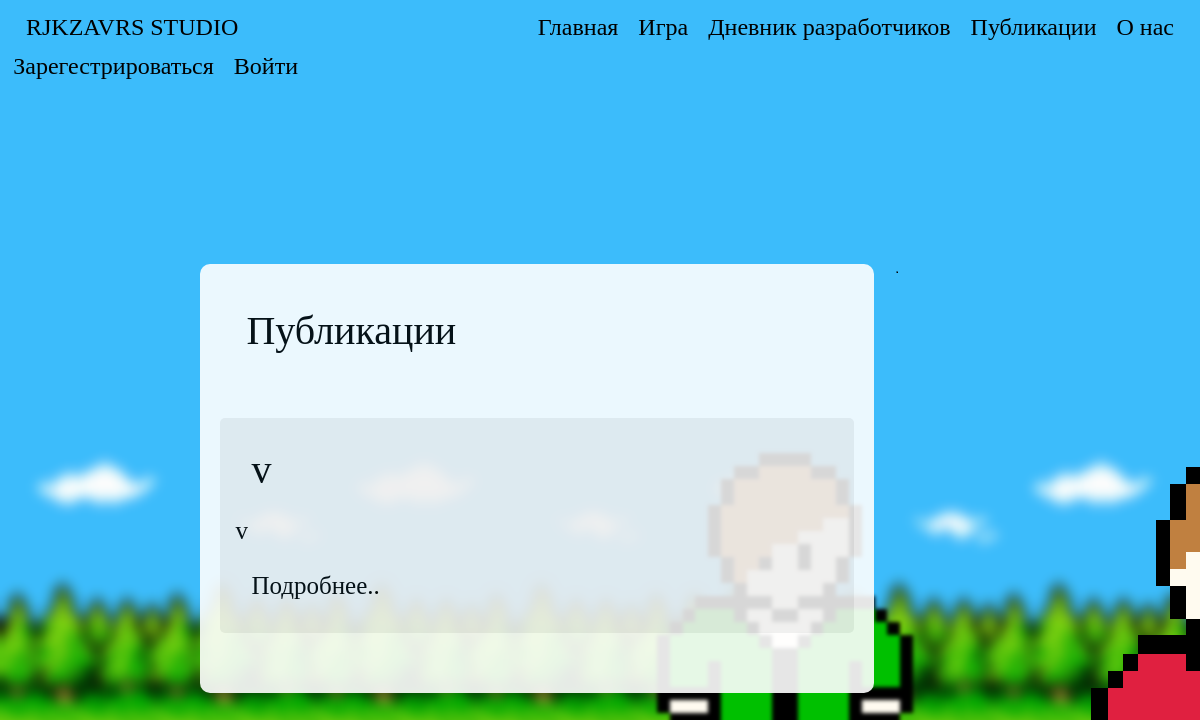
The app's page /Publications/, older data.
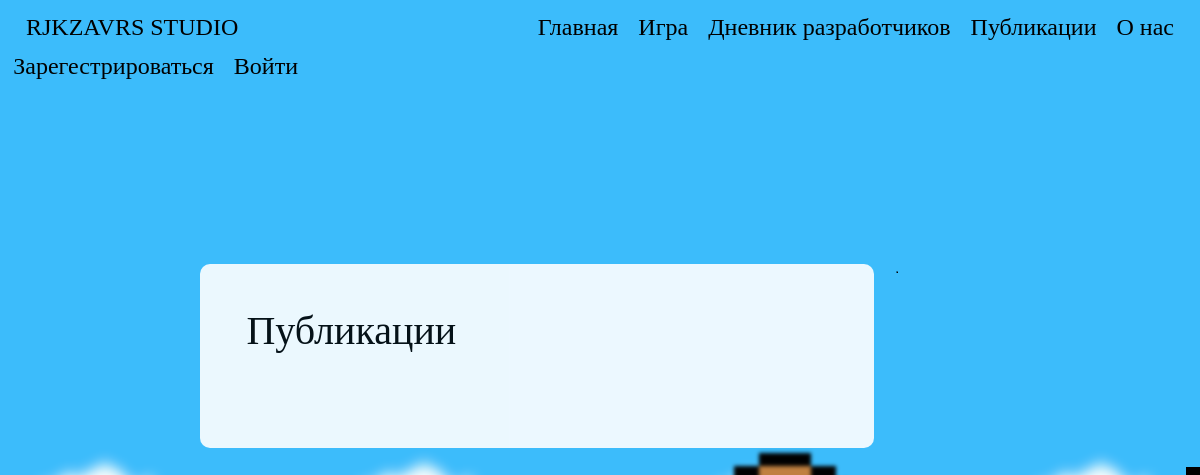
The same page, newer data.
### data/publications.py (models this page shows, shortened)
class Publications(SqlAlchemyBase, SerializerMixin):
    __tablename__ = 'publications'
    id = sqlalchemy.Column(sqlalchemy.Integer, primary_key=True, autoincrement=True)
    header = sqlalchemy.Column(sqlalchemy.String, nullable=True)
    body = sqlalchemy.Column(sqlalchemy.String, nullable=True)
    created_date = sqlalchemy.Column(sqlalchemy.DateTime)
    comments = orm.relation('Comments')
    author_id = sqlalchemy.Column(sqlalchemy.Integer, sqlalchemy.ForeignKey("user.id"))
    author = orm.relation('User')

### run.py (the view)
@app.route("/Publications/")
def publication_list():
    status = 0
    if current_user.is_authenticated:
        status = current_user.status + 1
    session = db_session.create_session()
    publication = session.query(Publications).all()
    session.close()
    return render_template("/Publications.html", publications=publication, status=status, user=current_user,
                           style=url_for('static', filename='css/style.css'),
                           bgimg=get_image_profile(current_user))

### data/db_session.py (called while the page is built)
def create_session() -> Session:
    global __factory
    return __factory()

### run.py (called while the page is built)
def get_image_profile(user):
    bg_img = 1
    if user.is_authenticated:
        bg_img = user.background_image_id + 1
    return url_for('static', filename=f'img/background_img_{bg_img}.png')

### templates/Publications.html (shortened to what this page needs)
{% extends "base.html" %}
{% block content %}
<div class="title">
    {% if user.is_authenticated %}
    <div class="navbar">
        <div>
            <h1 class="title-text">Публикации</h1>
        </div>
        <div>
            <a href="/PublicationsAdd" class="btn btn-warning diary-text">Добавить публикацию</a>
        </div>
    </div>
    {% else %}
    <div class="navbar">
        <h1 class="title-text">Публикации</h1>
    </div>
    {% endif %}
</div>
<div>
    {% for publication in publications %}
    <div class="publication-block-header">
        <div class="right-column-block">
            <div class="navbar">
                <div class="diary-left-title">
                    <h1 class="diary-title">
                        {{publication.header}}
                    </h1>
                </div>
            </div>
            <div>
                <p class="diary-text">
                    {{publication.body.split("\n")[0]}}
                </p>
            </div>
            <div class="navbar">
                <div>
                    <a href="/Publication/{{publication.id}}">
                        <p class="diary-text">Подробнее..</p>
                    </a>
                </div>
            </div>
        </div>
    </div>
    {% endfor %}
</div>
{% endblock %}

### templates/base.html (shortened to what this page needs)
<!doctype html>
<html lang="ru">
<head>
    <link rel="stylesheet"
          href="https://stackpath.bootstrapcdn.com/bootstrap/4.4.1/css/bootstrap.min.css"
>
    <link rel="stylesheet" href={{style}}>
</head>
<body>
<header class="navbar navbar-light">
    <div class="left-head">
        <a href="/about/"><h4 class="asd">RJKZAVRS STUDIO</h4></a>
    </div>
    <div class="center-head">
        <div>
            <a href="/" class="header-a"><h4 class="asd">Главная</h4></a>
            <a href="/" class="header-a"><h4 class="asd">Игра</h4></a>
            <a href="/DevelopersDiary" class="header-a"><h4 class="asd">Дневник разработчиков</h4></a>
            <a href="/Publications/" class="header-a"><h4 class="asd">Публикации</h4></a>
            <a href="/about/" class="header-a"><h4 class="asd">О нас</h4></a>
        </div>
    </div>
    <div class="right-head">
        {% if current_user.is_authenticated %}
        <a class="navbar-brand" href="/account"><h4 class="asd">{{ current_user.nickname }}</h4></a>
        {% else %}
        <a href="/login"><h4 class="asd">Войти</h4></a>
        <a href="/register"><h4 class="asd">Зарегестрироваться</h4></a>
        {% endif %}
    </div>
</header>
<main role="main">
    <div class="main-block">
        <div class="center-column">
            <div class="center-column-block">
                {% block content %}{% endblock %}
            </div>
        </div>
    </div>
</main>
</body>
</html>

### static/css/style.css (style rules this page uses)
header { margin-bottom: 170px; }
main { align: center; width: 100%; }
.header-a { float: left; }
a { text-decoration: none; }
div.main-block { width: 85%; display: flex; margin-left: 15%; align: center; margin-bottom: 70px; }
.asd { font-family: 'Comfortaa', cursive; font-weight: 100; font-style: inherit; color: #000; position: relative; padding: 5px 5px; margin: 0 5px; }
.title-text { font-family: 'Comfortaa', cursive; font-weight: 100; font-style: inherit; color: #000; position: relative; padding: 5px 5px; margin: 0 5px; }
div.left-head { width: 25%; }
div.center-head { display: flex; align: center; }
div.right-head { width: 25%; display: -webkit-flex; -webkit-flex-direction: row-reverse; display: flex; flex-direction: row-reverse; }
div.center-column { border-radius: 10px; opacity: 1; background: #fff; align: left; width: 66%; margin-left: 2%; margin-right: 20px; opacity: 0.9; }
div.center-column-block { padding: 30px 20px; }
div.title { display: block; text-align: center; margin-bottom: 50px; }

Row changes from the older to the newer data that the page shows:
removed Publications: header "v", body "v"
